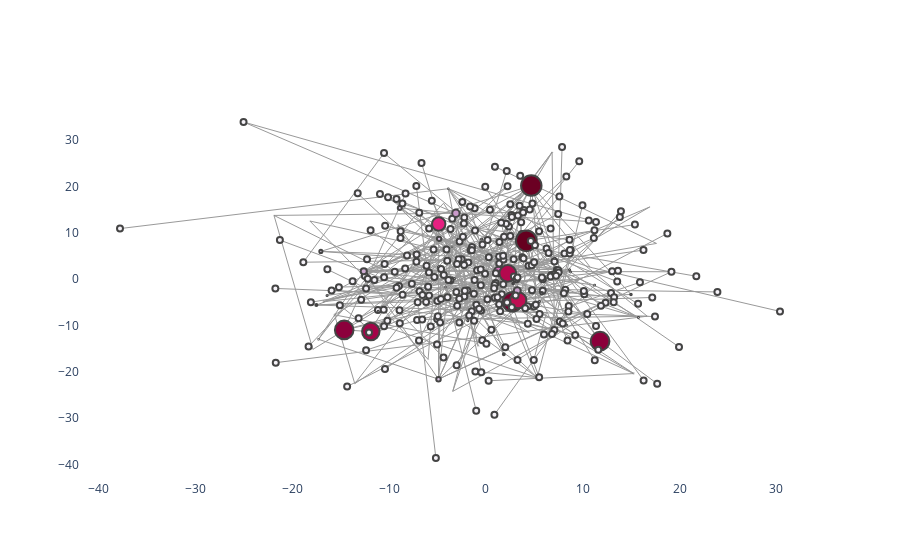

The notebook cell this image was saved under:
### Code cell
configure_plotly_browser_state()
plotNetworkSizeColor(photographyGraph,betweenness_centrality)
